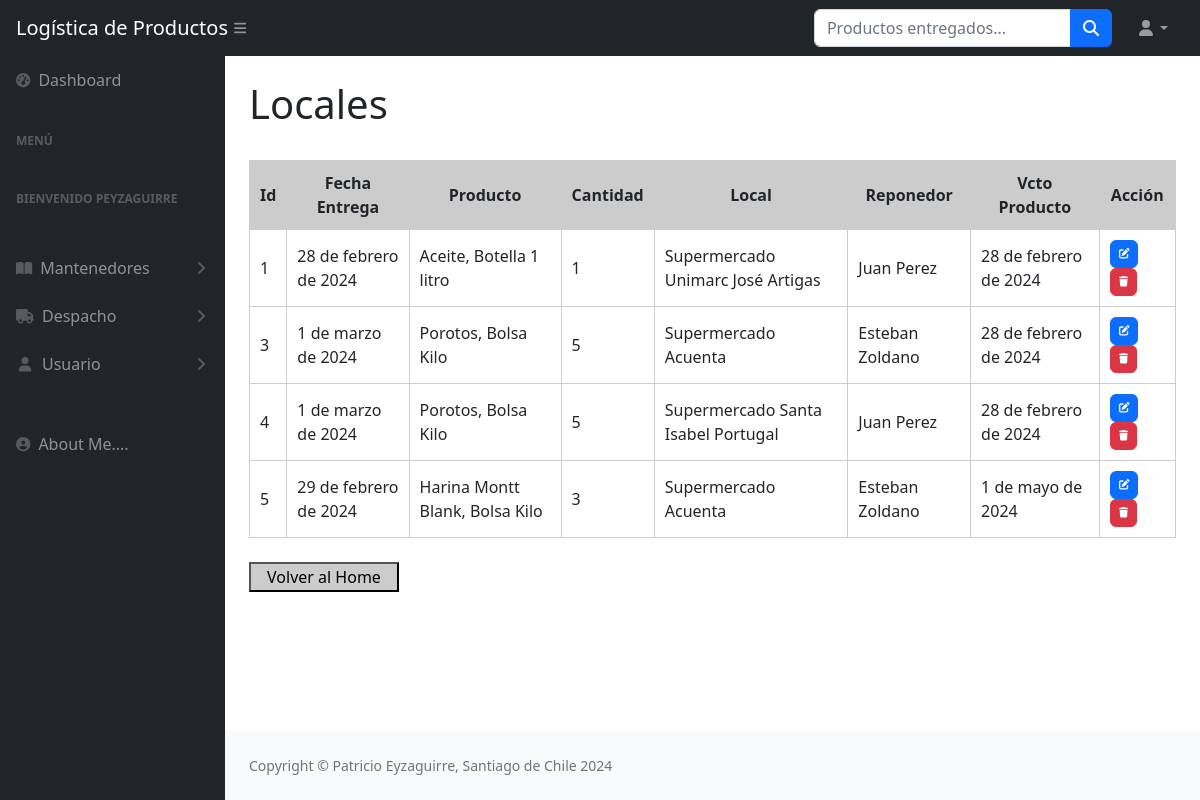
The app's page /Flujos/Entregas (signed in) with its own data.
### Flujos/models.py (models this page shows)
class Entregas(models.Model):
    fechaEntrega = models.DateField(default=datetime.now, blank=True)
    producto = models.CharField(max_length = 50, default='')
    cantidad = models.IntegerField()
    localDestino = models.CharField(max_length = 50, default='')
    reponedor = models.CharField(max_length = 50, default='')
    fechaVcto = models.DateField(default=datetime.now, blank=True)

### Flujos/views.py (the view)
# urls.py: path('Entregas', ver_entregas, name = "Entregas"),
@login_required
def ver_entregas(request):
    contexto = {'entregas': Entregas.objects.all()}
    return render(request, "Flujos/entregas.html", contexto)

### Flujos/templates/Flujos/entregas.html (shortened to what this page needs)
{% extends 'Flujos/home.html' %}
{% block titulo %}
    <div class="container-fluid px-4">
        <h1 class="mt-4">Locales</h1>
        <br>
    </div>
{% endblock titulo %}
{% block contenido %}
    <div class="container-fluid px-4">
        <table>
            <thead>
                <tr>
                    <th>Id</th>
                    <th>Fecha Entrega</th>
                    <th>Producto</th>
                    <th>Cantidad</th>
                    <th>Local</th>
                    <th>Reponedor</th>
                    <th>Vcto Producto</th>
                    <th>Acción</th>
                </tr>
            </thead>
            <tbody>
                {% for c in entregas %}
                    <tr>
                        <td>{{c.id}}</td>
                        <td>{{c.fechaEntrega}}</td>
                        <td>{{c.producto}}</td>
                        <td>{{c.cantidad}}</td>
                        <td>{{c.localDestino}}</td>
                        <td>{{c.reponedor}}</td>
                        <td>{{c.fechaVcto}}</td>
                        <td>
                            <a
                                href="{% url 'ActualizaEntrega' c.id %}"
                                class="btn btn-primary"
                                style="--bs-btn-padding-y: .25rem; --bs-btn-padding-x: .5rem; --bs-btn-font-size: .75rem;">
                                <i class="fa fa-edit fa-sm" title="Editar"></i>
                            </a>
                            <a
                            href="{% url 'BorraEntrega' c.id %}"
                                class="btn btn-danger"
                                style="--bs-btn-padding-y: .25rem; --bs-btn-padding-x: .5rem; --bs-btn-font-size: .75rem;">
                                <i class="fa fa-trash fa-sm" title="Eliminar"></i>
                            </a>
                        </td>
                    </tr>
                {% endfor %}
            </tbody>
        </table>
        <br>
        <a href="{% url 'home' %}">
            <input type="button" value= "Volver al Home" style="background-color: #cccccc; width: 150px">
        </a>
    </div>
{% endblock contenido %}

### Flujos/templates/Flujos/home.html (shortened to what this page needs)
<!DOCTYPE html>
<html lang="en">
    <head>
        {% load static %}
        <link href="https://cdn.jsdelivr.net/npm/simple-datatables@7.1.2/dist/style.min.css" rel="stylesheet" />
        <link href="{% static 'css/styles.css' %}" rel="stylesheet" />
    </head>
    <body class="sb-nav-fixed">
        <nav class="sb-topnav navbar navbar-expand navbar-dark bg-dark">
            <a class="navbar-brand ps-3" href="{% url 'home' %}">Logística de Productos</a>
            <button class="btn btn-link btn-sm order-1 order-lg-0 me-4 me-lg-0" id="sidebarToggle" href="#!"><i class="fas fa-bars"></i></button>
            <form class="d-none d-md-inline-block form-inline ms-auto me-0 me-md-3 my-2 my-md-0" action="{% url 'buscar_despacho' %}" method="get">
                <div class="input-group">
                    <input class="form-control" type="text" placeholder="Productos entregados..." aria-label="Search for..." aria-describedby="btnNavbarSearch" name="buscar" id="buscar"/>
                    <button class="btn btn-primary" id="btnNavbarSearch" type="submit" value="Buscar"><i class="fas fa-search"></i></button>
                </div>
            </form>
            <ul class="navbar-nav ms-auto ms-md-0 me-3 me-lg-4">
                <li class="nav-item dropdown">
                    <a class="nav-link dropdown-toggle" id="navbarDropdown" href="#" role="button" data-bs-toggle="dropdown" aria-expanded="false"><i class="fas fa-user fa-fw"></i></a>
                </li>
            </ul>
        </nav>
        <div id="layoutSidenav">
            <div id="layoutSidenav_nav">
                <nav class="sb-sidenav accordion sb-sidenav-dark" id="sidenavAccordion">
                    <div class="sb-sidenav-menu">
                        <div class="nav">
                            <a class="nav-link" href="{% url 'home' %}">
                                <div class="sb-nav-link-icon"><i class="fas fa-tachometer-alt"></i></div>
                                Dashboard
                            </a>
                            <div class="sb-sidenav-menu-heading">Menú</div>
                            {% if user.is_authenticated %}
                                <div class="sb-sidenav-menu-heading">Bienvenido {{user.username}}</div>
                                <div class="text-center">
                                </div>
                                <a class="nav-link collapsed" href="#" data-bs-toggle="collapse" data-bs-target="#collapsePages" aria-expanded="false" aria-controls="collapsePages">
                                    <div class="sb-nav-link-icon"><i class="fas fa-book-open"></i></div>
                                    Mantenedores
                                    <div class="sb-sidenav-collapse-arrow"><i class="fas fa-angle-down"></i></div>
                                </a>
                                <a class="nav-link collapsed" href="#" data-bs-toggle="collapse" data-bs-target="#collapsePages3" aria-expanded="false" aria-controls="collapsePages">
                                    <div class="sb-nav-link-icon"><i class="fas fa-truck fa-fw"></i></div>
                                    Despacho
                                    <div class="sb-sidenav-collapse-arrow"><i class="fas fa-angle-down"></i></div>
                                </a>
                                <a class="nav-link collapsed" href="#" data-bs-toggle="collapse" data-bs-target="#collapsePages2" aria-expanded="false" aria-controls="collapsePages">
                                    <div class="sb-nav-link-icon"><i class="fas fa-user fa-fw"></i></div>
                                    Usuario
                                    <div class="sb-sidenav-collapse-arrow"><i class="fas fa-angle-down"></i></div>
                                </a>
                                <a class="nav-link" href="{% url 'AboutMe' %}">
                                    <div class="sb-nav-link-icon"><i class="fas fa fa-user-circle"></i></div>
                                    About Me....
                                </a>
                            {% endif %}
                        </div>
                    </div>
                </nav>
            </div>
            <div id="layoutSidenav_content">
                {% block titulo %}{% endblock titulo %}
                {% block contenido %}
                {% endblock contenido %}
                <footer class="py-4 bg-light mt-auto">
                    <div class="container-fluid px-4">
                        <div class="d-flex align-items-center justify-content-between small">
                            <div class="text-muted">Copyright &copy; Patricio Eyzaguirre, Santiago de Chile 2024</div>
                        </div>
                    </div>
                </footer>
            </div>
        </div>
    </body>
</html>

### Flujos/templates/Flujos/entregas.html (style rules this page uses)
table, th, td { border: 1px solid #d1cccc; border-collapse: collapse; }
th, td { padding: 10px; }
th { text-align: center; background-color: #cccccc ; }

### records on screen
Entregas: id "1", fechaEntrega "28 de febrero de 2024", producto "Aceite, Botella 1 litro", cantidad "1", localDestino "Supermercado Unimarc José Artigas", reponedor "Juan Perez", fechaVcto "28 de febrero de 2024"
Entregas: id "3", fechaEntrega "1 de marzo de 2024", producto "Porotos, Bolsa Kilo", cantidad "5", localDestino "Supermercado Acuenta", reponedor "Esteban Zoldano", fechaVcto "28 de febrero de 2024"
Entregas: id "4", fechaEntrega "1 de marzo de 2024", producto "Porotos, Bolsa Kilo", cantidad "5", localDestino "Supermercado Santa Isabel Portugal", reponedor "Juan Perez", fechaVcto "28 de febrero de 2024"
Entregas: id "5", fechaEntrega "29 de febrero de 2024", producto "Harina Montt Blank, Bolsa Kilo", cantidad "3", localDestino "Supermercado Acuenta", reponedor "Esteban Zoldano", fechaVcto "1 de mayo de 2024"

### other values on screen
{{ user.username }} "PEYZAGUIRRE"
